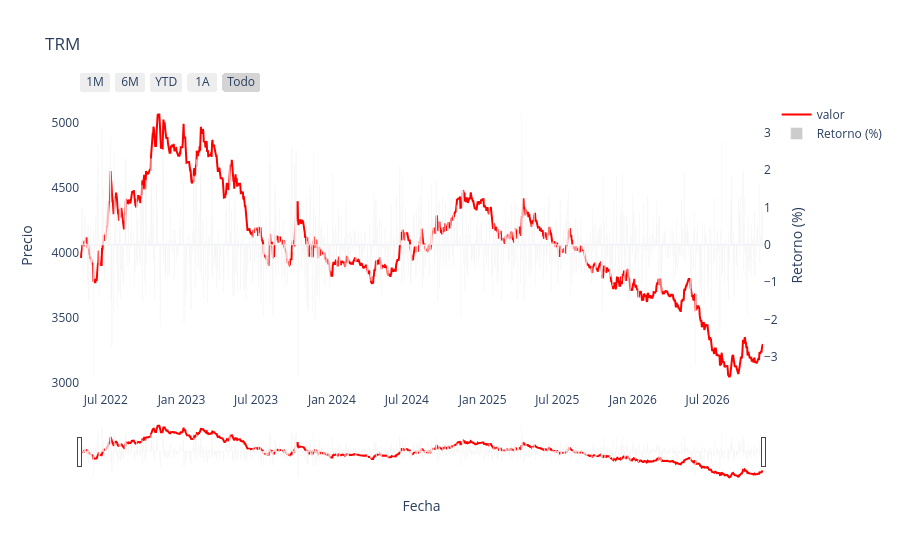

This figure's notebook cell:
### Code cell
plotly_oneplot_prueba(data = fullTRM, x_col="fecha", y_col="valor", plot_title="TRM", color_in="red")

### Figure 1 — Plotly figure (JSON) as saved in the notebook; plotly's stock layout.template omitted (floating-point values rounded to 4 significant figures; data arrays with more than 128 entries replaced by an {"elided": "..."} marker saying what was removed)
{"data": [{"line": {"color": "red", "dash": "solid"}, "mode": "lines", "name": "valor", "type": "scatter", "x": {"elided": "1658 str values"}, "y": {"elided": "1658 float values"}}, {"marker": {"color": "rgba(128, 128, 128, 0.4)"}, "name": "Retorno (%)", "type": "bar", "x": {"elided": "1658 str values"}, "y": {"elided": "1658 float values"}, "yaxis": "y2"}], "layout": {"hovermode": "x unified", "title": {"text": "TRM"}, "xaxis": {"rangeselector": {"buttons": [{"count": 1, "label": "1M", "step": "month", "stepmode": "backward"}, {"count": 6, "label": "6M", "step": "month", "stepmode": "backward"}, {"count": 1, "label": "YTD", "step": "year", "stepmode": "todate"}, {"count": 1, "label": "1A", "step": "year", "stepmode": "backward"}, {"label": "Todo", "step": "all"}]}, "rangeslider": {"visible": true}, "title": {"text": "Fecha"}, "type": "date"}, "yaxis": {"autorange": true, "fixedrange": false, "showgrid": false, "title": {"text": "Precio"}}, "yaxis2": {"autorange": true, "fixedrange": false, "overlaying": "y", "showgrid": false, "side": "right", "title": {"text": "Retorno (%)"}, "zeroline": true}}}
